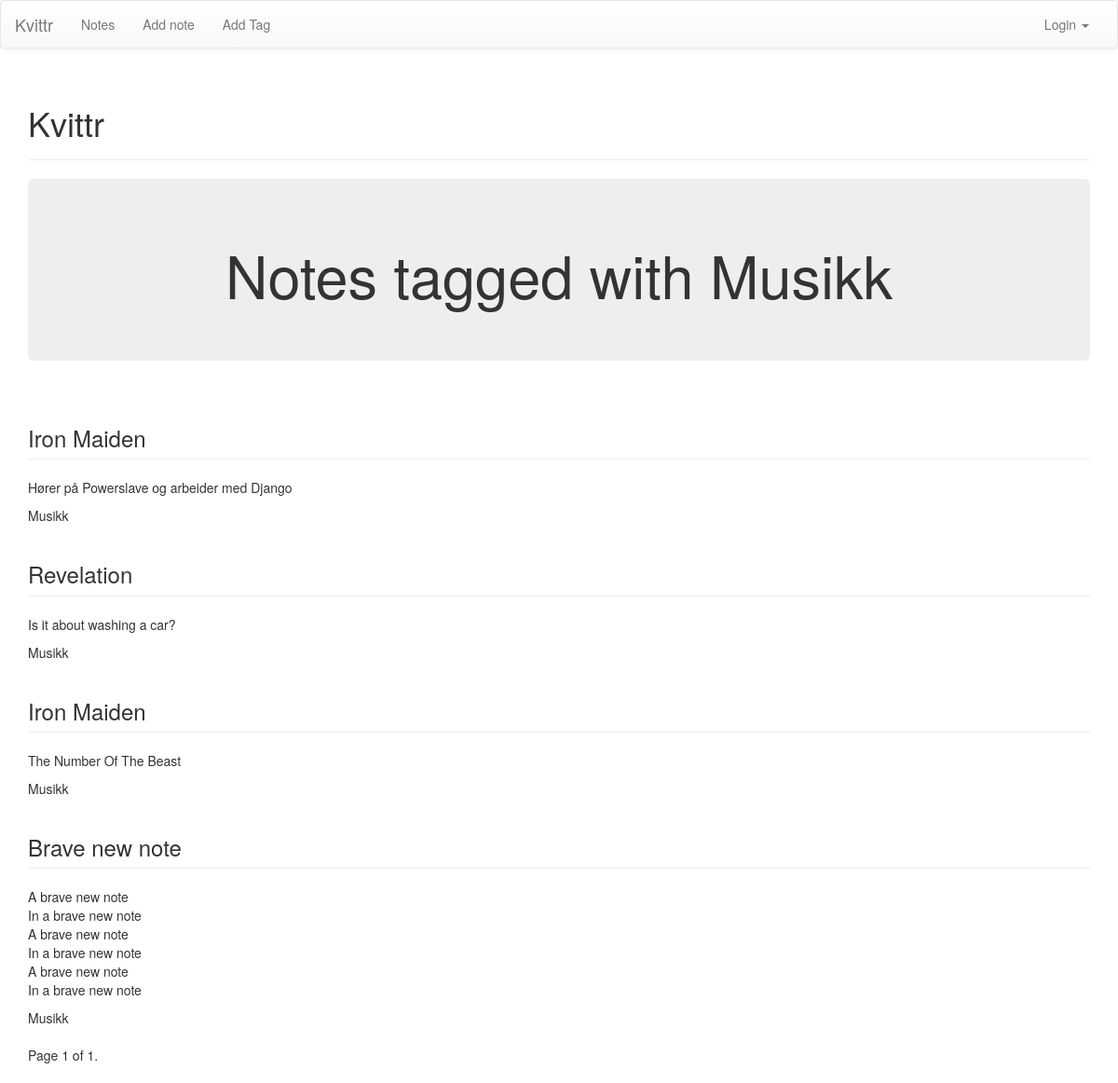
Page /notes/tags/musikk/ on the earlier database version.
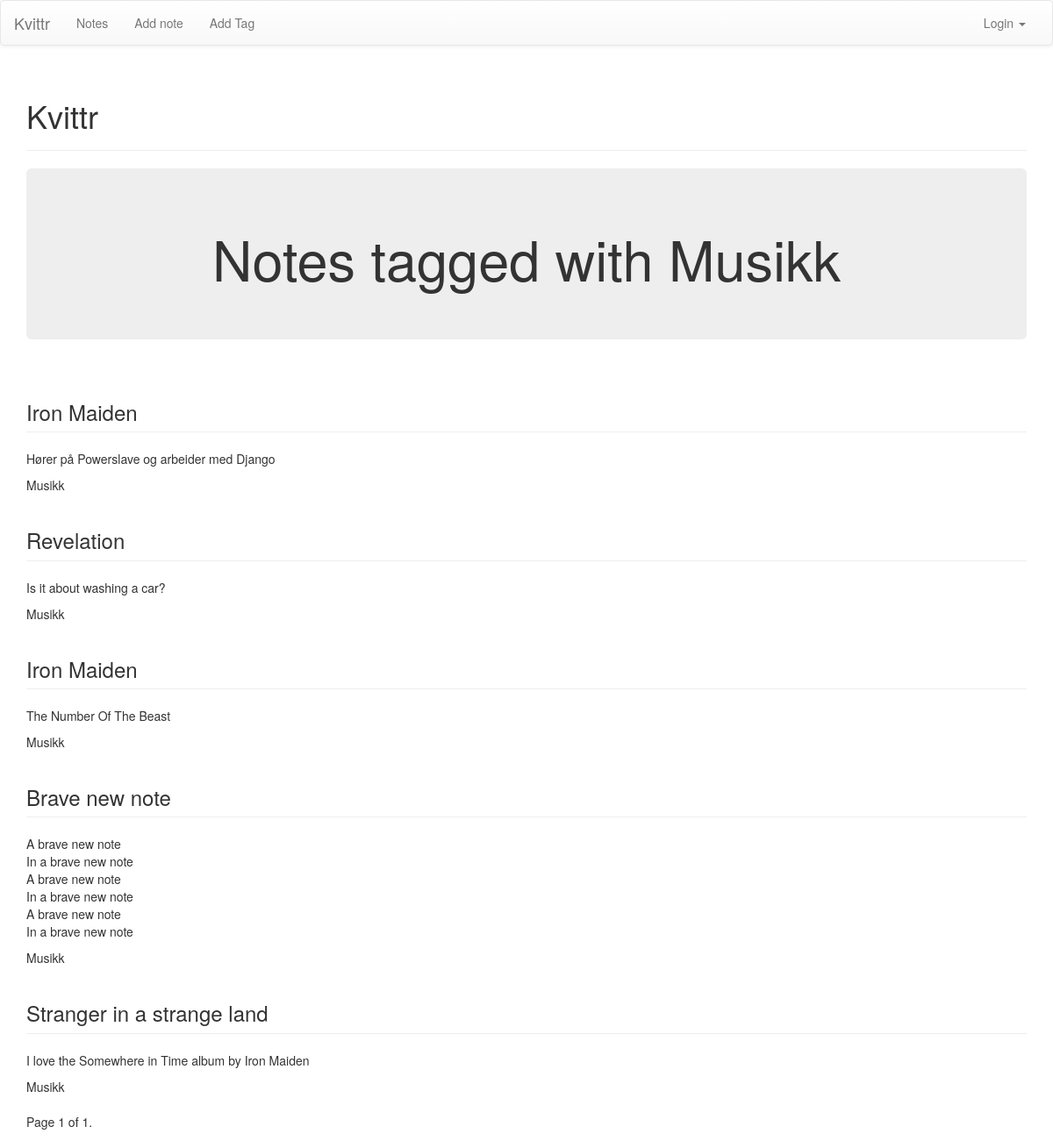
Same page on the later database version.
### notes/models.py (models this page shows, shortened)
class Note(models.Model):
	label = models.CharField(max_length = 30)
	body = models.TextField()
	timestamp = models.DateTimeField(auto_now_add=True)
	tags = models.ManyToManyField('Tag', related_name='notes')

class Tag(models.Model):
	label = models.CharField(max_length = 30)
	slug = models.SlugField(max_length=30)
	def __unicode__(self):
		return self.label

### notes/views.py (the view)
# urls.py: url(r'^tags/(?P<slug>[-\w]+)/$', tag_search, name='tagsearch'),
def tag_search(request, **kwargs):
	slug = kwargs['slug']
	tag = get_object_or_404(Tag, slug=slug)
	notes = tag.notes.all()
	page_number = request.GET.get('page')
	paginator = Paginator(notes, 5)
	try:
		notes = paginator.page(page_number)
	except PageNotAnInteger:
		notes = paginator.page(1)
	except EmptyPage:
		notes = paginator.page(paginator.num_pages)
	context = {
		'notes': notes,
		'tag': tag}
	return render(request, 'notes/tagsearch.html', context)

### templates/notes/tagsearch.html (shortened to what this page needs)
{% extends 'base.html' %}
{% block pagecontent %}
<div class="jumbotron">
	<h1 align="center">Notes tagged with {{tag}}</h1>
</div>
<div class="row">
	<div class="col-sm-12">
		{% if notes %}
			{% for note in notes %}
				<h3 class="page-header">{{note.label}}</h3>
				{{note.body|linebreaks}}
					{% for tag in note.tags.all %}
						{{tag}}{% if not forloop.last%} | {% endif %}
					{% endfor%}
			{% endfor%}
		{% else %}
			<div class="alert alert-warning" align="center">
				<h3>No Notes With This Tag</h3>
			</div>
		{% endif%}
	</div>
</div>
<div class="pagination">
	<span class"step-links">
		<span class="current">
			Page {{ notes.number }} of {{ notes.paginator.num_pages }}.
		</span>
	</span>
</div>
{% endblock pagecontent %}

Differences in the rows shown:
added Note: label "Stranger in a strange land", body "I love the Somewhere in Time album by Iron Maiden", Tag (label "Musikk")
